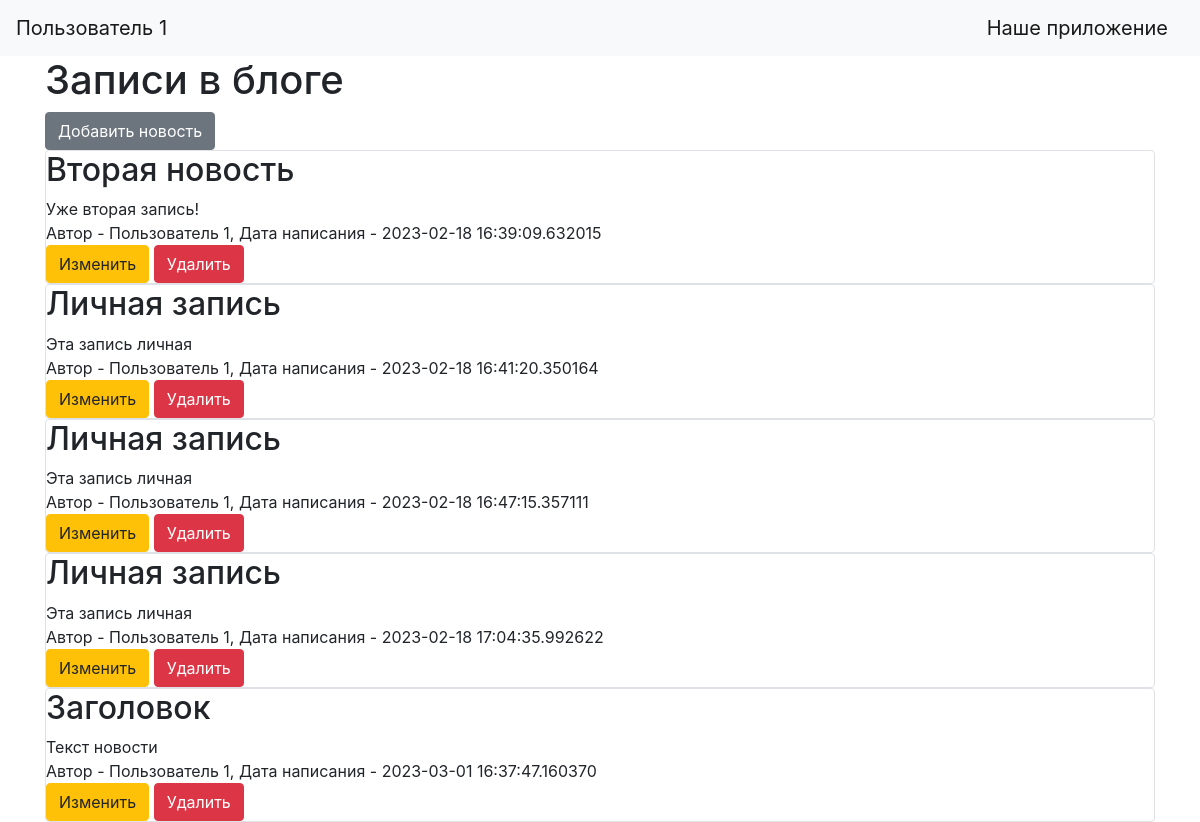
Page /index (signed in) on the committed database.
### data/users.py (models this page shows, shortened)
class User(SqlAlchemyBase, UserMixin, SerializerMixin):
    __tablename__ = 'users'
    id = sqlalchemy.Column(sqlalchemy.Integer,
                           primary_key=True, autoincrement=True)
    name = sqlalchemy.Column(sqlalchemy.String, nullable=True)
    about = sqlalchemy.Column(sqlalchemy.String, nullable=True)
    email = sqlalchemy.Column(sqlalchemy.String,
                              index=True, unique=True, nullable=True)
    hashed_password = sqlalchemy.Column(sqlalchemy.String, nullable=True)
    created_date = sqlalchemy.Column(sqlalchemy.DateTime,
                                     default=datetime.datetime.now)
    news = orm.relation("News", back_populates='user')

### data/news.py (models this page shows)
class News(SqlAlchemyBase, SerializerMixin):
    __tablename__ = 'news'
    id = sqlalchemy.Column(sqlalchemy.Integer,
                           primary_key=True, autoincrement=True)
    title = sqlalchemy.Column(sqlalchemy.String, nullable=True)
    content = sqlalchemy.Column(sqlalchemy.String, nullable=True)
    created_date = sqlalchemy.Column(sqlalchemy.DateTime,
                                     default=datetime.datetime.now)
    is_private = sqlalchemy.Column(sqlalchemy.Boolean, default=True)
    user_id = sqlalchemy.Column(sqlalchemy.Integer,
                                sqlalchemy.ForeignKey("users.id"))
    user = orm.relation('User')
    is_published = sqlalchemy.Column(sqlalchemy.Boolean, default=True)

### server.py (the view)
@app.route("/")
@app.route("/index")
def index():
    db_sess = db_session.create_session()
    if current_user.is_authenticated:
        news = db_sess.query(News).filter(
            (News.user == current_user) | (News.is_private != True))
    else:
        news = db_sess.query(News).filter(News.is_private != True)
    return render_template("index.html", news=news)

### data/db_session.py (called while the page is built)
def create_session() -> Session:
    global __factory
    return __factory()

### server.py (called while the page is built)
@login_manager.user_loader
def load_user(user_id):
    db_sess = db_session.create_session()
    return db_sess.query(User).get(user_id)

### templates/index.html
{% extends "base.html" %}
{% block content %}
<h1>Записи в блоге</h1>
{% if current_user.is_authenticated %}
    <a href="news" class="btn btn-secondary">Добавить новость</a>
{% endif %}
{% for item in news%}
<div class="col-md6 border rounded">
    <h2>{{item.title}}</h2>
    <div>
        {{item.content}}
    </div>
    <div>
        Автор - {{item.user.name}}, Дата написания - {{item.created_date}}
    </div>
    {% if current_user.is_authenticated and current_user == item.user %}
    <div>
        <a href="/news/{{ item.id }}" class="btn btn-warning">
            Изменить
        </a>
        <a href="/news_delete/{{ item.id }}" class="btn btn-danger">
            Удалить
        </a>
    </div>
{% endif %}
</div>
{% endfor %}
{% endblock %}

### templates/base.html (shortened to what this page needs)
<!doctype html>
<html lang="en">
<head>
    <link rel="stylesheet"
          href="https://stackpath.bootstrapcdn.com/bootstrap/4.4.1/css/bootstrap.min.css"
>
</head>
<body>
<header>
    <nav class="navbar navbar-light bg-light">
        {% if current_user.is_authenticated %}
    <a class="navbar-brand" href="/logout">{{ current_user.name }}</a>
{% else %}
    <p>
        <a class="btn btn-primary " href="/register">Зарегистрироваться</a>
        <a class="btn btn-success" href="/login">Войти</a>
    </p>
{% endif %}
        <a class="navbar-brand" href="#">Наше приложение</a>
    </nav>
</header>
<main role="main" class="container">
    {% block content %}{% endblock %}
</main>
</body>
</html>

### rows in the picture
User: name "Пользователь 1"
News: title "Вторая новость", content "Уже вторая запись!", user.name "Пользователь 1", created_date "2023-02-18 16:39:09.632015"
News: title "Личная запись", content "Эта запись личная", user.name "Пользователь 1", created_date "2023-02-18 16:41:20.350164"
News: title "Личная запись", content "Эта запись личная", user.name "Пользователь 1", created_date "2023-02-18 16:47:15.357111"
News: title "Личная запись", content "Эта запись личная", user.name "Пользователь 1", created_date "2023-02-18 17:04:35.992622"
News: title "Заголовок", content "Текст новости", user.name "Пользователь 1", created_date "2023-03-01 16:37:47.160370"
